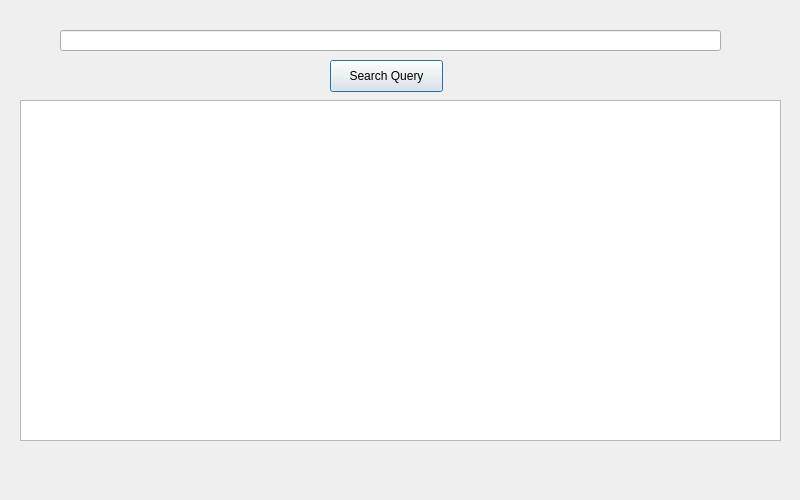
<?xml version="1.0" encoding="UTF-8"?>
<ui version="4.0">
 <class>Dialog</class>
 <widget class="QDialog" name="Dialog">
  <property name="geometry">
   <rect>
    <x>0</x>
    <y>0</y>
    <width>800</width>
    <height>500</height>
   </rect>
  </property>
  <property name="windowTitle">
   <string>Dialog</string>
  </property>
  <widget class="QPushButton" name="pushButton">
   <property name="geometry">
    <rect>
     <x>330</x>
     <y>60</y>
     <width>113</width>
     <height>32</height>
    </rect>
   </property>
   <property name="text">
    <string>Search Query</string>
   </property>
  </widget>
  <widget class="QLineEdit" name="lineEdit">
   <property name="geometry">
    <rect>
     <x>60</x>
     <y>30</y>
     <width>661</width>
     <height>21</height>
    </rect>
   </property>
  </widget>
  <widget class="QListView" name="URLlabels">
   <property name="geometry">
    <rect>
     <x>20</x>
     <y>100</y>
     <width>761</width>
     <height>341</height>
    </rect>
   </property>
   <property name="autoFillBackground">
    <bool>true</bool>
   </property>
  </widget>
 </widget>
 <resources/>
 <connections/>
</ui>
